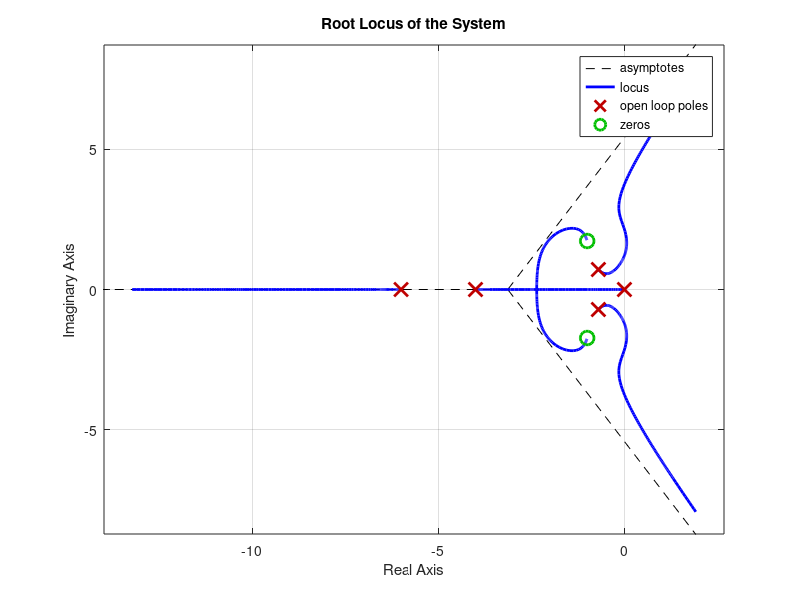

Here is the MATLAB script that generated this plot: (Note: this script raises an error after producing the figure.)
% Define the numerator and denominator of G(s)
num = [1 2 4];  % Coefficients for s^2 + 2s + 4
den = conv([1 0], conv([1 4], conv([1 6], [1 1.4 1])));  % s * (s+4) * (s+6) * (s^2 + 1.4s + 1)

% Create the transfer function G(s)
G = tf(num, den);

% Plot the root locus
figure;
rlocus(G);
title('Root Locus of the System');

% Display the transfer function for reference
disp('Transfer function G(s):');
G

% Find the gain K that gives stability by analyzing the root locus
% The K values can be estimated by examining the plot interactively

K = rlocfind(G);
disp(['The selected value of K is: ', num2str(K)]);
